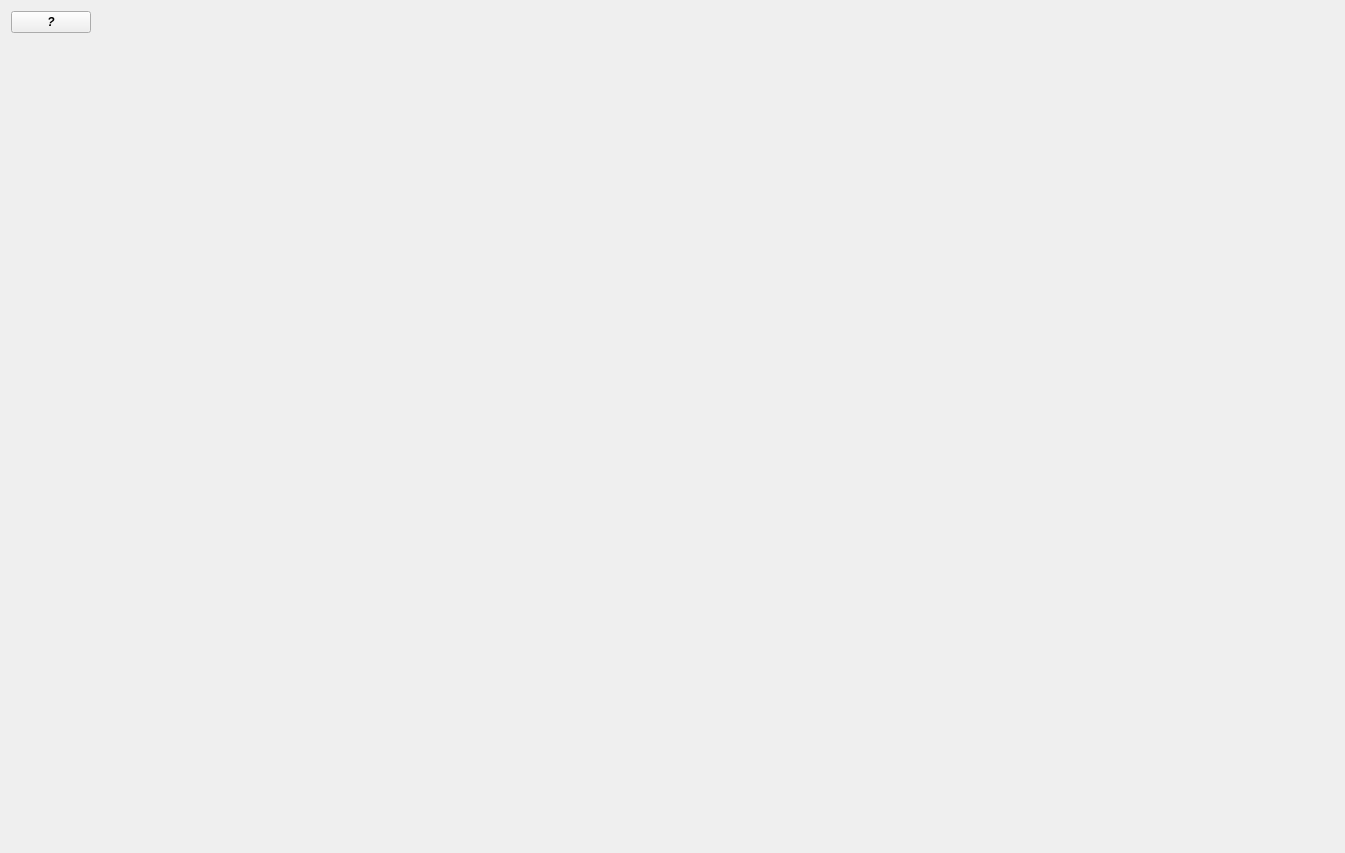
<?xml version="1.0" encoding="UTF-8"?>
<ui version="4.0">
 <class>Tab</class>
 <widget class="QWidget" name="Tab">
  <property name="geometry">
   <rect>
    <x>0</x>
    <y>0</y>
    <width>1345</width>
    <height>853</height>
   </rect>
  </property>
  <property name="windowTitle">
   <string>Form</string>
  </property>
  <layout class="QVBoxLayout" name="verticalLayout">
   <item>
    <widget class="QFrame" name="frame_info">
     <property name="sizePolicy">
      <sizepolicy hsizetype="Preferred" vsizetype="Fixed">
       <horstretch>0</horstretch>
       <verstretch>0</verstretch>
      </sizepolicy>
     </property>
     <property name="frameShape">
      <enum>QFrame::NoFrame</enum>
     </property>
     <property name="frameShadow">
      <enum>QFrame::Raised</enum>
     </property>
     <layout class="QHBoxLayout" name="horizontalLayout">
      <property name="leftMargin">
       <number>0</number>
      </property>
      <property name="topMargin">
       <number>0</number>
      </property>
      <property name="rightMargin">
       <number>0</number>
      </property>
      <property name="bottomMargin">
       <number>0</number>
      </property>
      <item>
       <widget class="QPushButton" name="pb_info">
        <property name="sizePolicy">
         <sizepolicy hsizetype="Fixed" vsizetype="Fixed">
          <horstretch>0</horstretch>
          <verstretch>0</verstretch>
         </sizepolicy>
        </property>
        <property name="font">
         <font>
          <italic>true</italic>
          <bold>true</bold>
         </font>
        </property>
        <property name="text">
         <string>?</string>
        </property>
       </widget>
      </item>
      <item>
       <spacer name="horizontalSpacer">
        <property name="orientation">
         <enum>Qt::Horizontal</enum>
        </property>
        <property name="sizeHint" stdset="0">
         <size>
          <width>1238</width>
          <height>20</height>
         </size>
        </property>
       </spacer>
      </item>
     </layout>
    </widget>
   </item>
   <item>
    <widget class="Wid_Search_for" name="Wid_Search_for" native="true">
     <property name="sizePolicy">
      <sizepolicy hsizetype="Preferred" vsizetype="Fixed">
       <horstretch>0</horstretch>
       <verstretch>0</verstretch>
      </sizepolicy>
     </property>
    </widget>
   </item>
   <item>
    <widget class="Wid_Table_for_HR평가_평가체계_사용자" name="Wid_Table" native="true"/>
   </item>
  </layout>
 </widget>
 <customwidgets>
  <customwidget>
   <class>Wid_Search_for</class>
   <extends>QWidget</extends>
   <header>modules.PyQt.Tabs.HR평가.dialog.component.Wid_search_for</header>
   <container>1</container>
  </customwidget>
  <customwidget>
   <class>Wid_Table_for_HR평가_평가체계_사용자</class>
   <extends>QWidget</extends>
   <header>modules.PyQt.Tabs.HR평가.dialog.table.table_HR평가_평가체계_사용자</header>
   <container>1</container>
  </customwidget>
 </customwidgets>
 <resources/>
 <connections/>
</ui>
